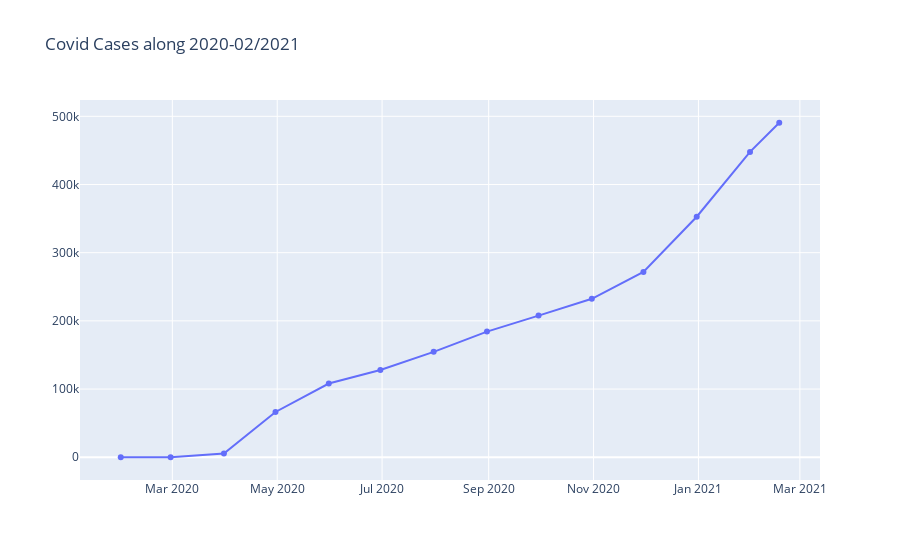
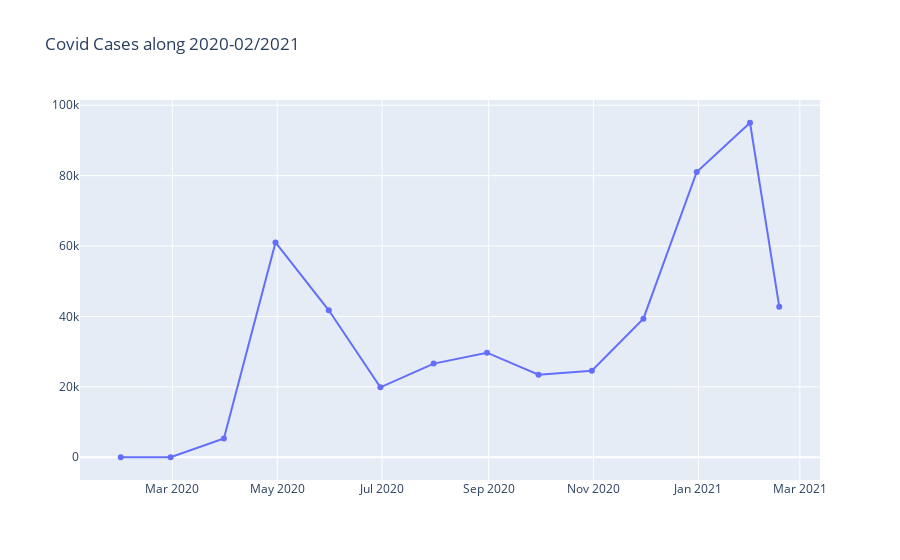

Here is the notebook cell these charts were saved with, in order:
### Code cell
plotly.offline.init_notebook_mode(connected=True)

plotly.offline.iplot({
    'data': [go.Scatter(x = x_axis, y = d_axis)],
    'layout' : go.Layout(title = 'Covid Cases along 2020-02/2021')
})

plotly.offline.iplot({
    'data' : [go.Scatter(x = x_axis, y = dd_axis)],
    'layout' : go.Layout(title = 'Covid Cases along 2020-02/2021')
})

### Figure 1 — Plotly figure (JSON) as saved in the notebook; plotly's stock layout.template omitted (floating-point values rounded to 4 significant figures)
{"data": [{"type": "scatter", "x": ["2020-01-31T00:00:00", "2020-02-29T00:00:00", "2020-03-31T00:00:00", "2020-04-30T00:00:00", "2020-05-31T00:00:00", "2020-06-30T00:00:00", "2020-07-31T00:00:00", "2020-08-31T00:00:00", "2020-09-30T00:00:00", "2020-10-31T00:00:00", "2020-11-30T00:00:00", "2020-12-31T00:00:00", "2021-01-31T00:00:00", "2021-02-17T00:00:00"], "y": [0, 1, 5334, 66366, 108107, 127980, 154585, 184290, 207741, 232335, 271710, 352752, 447772, 490540]}], "layout": {"title": {"text": "Covid Cases along 2020-02/2021"}}}

### Figure 2 — Plotly figure (JSON) as saved in the notebook; plotly's stock layout.template omitted (floating-point values rounded to 4 significant figures)
{"data": [{"type": "scatter", "x": ["2020-01-31T00:00:00", "2020-02-29T00:00:00", "2020-03-31T00:00:00", "2020-04-30T00:00:00", "2020-05-31T00:00:00", "2020-06-30T00:00:00", "2020-07-31T00:00:00", "2020-08-31T00:00:00", "2020-09-30T00:00:00", "2020-10-31T00:00:00", "2020-11-30T00:00:00", "2020-12-31T00:00:00", "2021-01-31T00:00:00", "2021-02-17T00:00:00"], "y": [0, 1, 5333, 61032, 41741, 19873, 26605, 29705, 23451, 24594, 39375, 81042, 95020, 42768]}], "layout": {"title": {"text": "Covid Cases along 2020-02/2021"}}}
